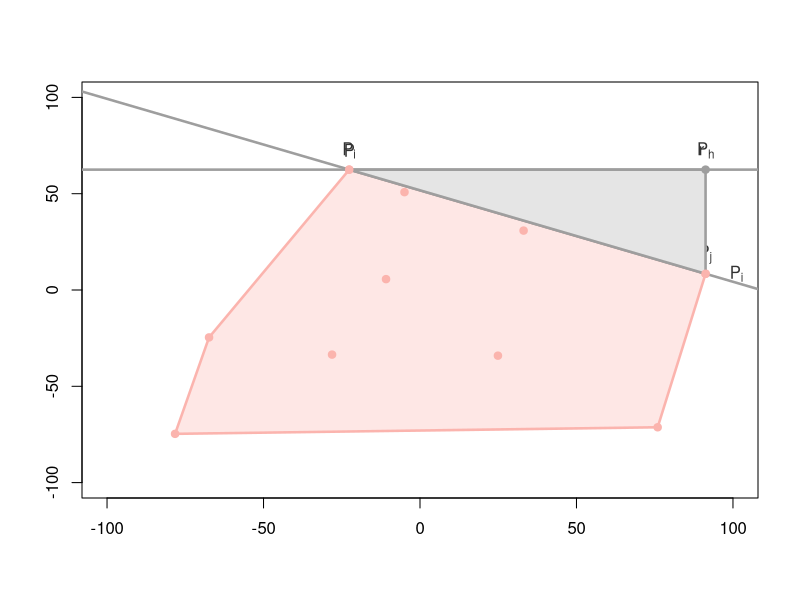

Reproduce this figure in R.
################################################################################
# Autores: Gonzalo Ortega - Sergio Hernandez                                   #
#                                                                              #
# Fecha: 22/03/22                                                              #
#                                                                              #
# Practica 7: Envolvente convexa                                               #
#                                                                              #
################################################################################

## FUNCIONES AUXILIARES ########################################################

# Genera una lista de numeros aleatorios
random_point_list <- function(number_of_points, min, max) {
  pl <- list()
  for (i in 1 : number_of_points) {
    x <- runif(1, min, max)
    y <- runif(1, min, max)
    pl[[i]] <- c(x, y)
  }
  return(pl)
}

# Dibuja una lista de puntos
paint_points <- function(point_list, col) {
  for (point in point_list){
    points(point[1], point[2], pch = 19, col = col)
  }
}

# Funciones de conversion
point_list_to_poligon_x <- function(point_list) {
  x <- c()
  i <- 1
  for (point in point_list) {
    x[i] <- point[1]
    i <- i + 1
  }
  return(x)
}
point_list_to_poligon_y <- function(point_list) {
  y <- c()
  i <- 1
  for (point in point_list) {
    y[i] <- point[2]
    i <- i + 1
  }
  return(y)
}

## FUNCIONES DEL ALGORITMO #####################################################

# Quicksort adaptado para ordenar listas de puntos segun su angulo.
angle_quick_sort <- function(l, first, last) {
  p <- get_higher_point(pl)
  i <- first
  j <- last
  pivot <- (get_angle(p, l[[i]]) + get_angle(p, l[[j]]))/2
  while (i < j) {
    while (get_angle(p, l[[i]]) < pivot) {
      i <- i + 1
    }
    while (get_angle(p, l[[j]]) > pivot) {
      j <- j - 1
    }
    if (i <= j) {
      aux <- l[[j]]
      l[[j]] <- l[[i]]
      l[[i]] <- aux
      i <- i + 1
      j <- j - 1
    }
  }
  if (first < j) {
    l <- angle_quick_sort(l, first, j)
  }
  if (last > i) {
    l <- angle_quick_sort(l, i, last)
  }
  return(l)
}

# Devuelve el angulo formado por la recta horizontal que contiene a p1 y la
# recta que une p1 y p2.
get_angle <- function(p1, p2) {
  # Si la coordenada x es diferente calculamos el angulo.
  if (p2[1] != p1[1]) {
    # Hipotenusa del triangulo.
    h <- sqrt((p2[1] - p1[1])^2 + (p2[2] - p1[2])^2)
    # Cateto opuesto al angulo.
    l <- sqrt((p2[2] - p1[2])^2)
    # Si el p2 esta a la derecha de p1 se devuelve el angulo directamente.
    if (p1[1] < p2[1]) {
      return(asin(l/h))
    }
    # En caso contrario se devuelve el complementario del angulo.
    else {
      return(pi - asin(l/h))
    }
  }
  # Si ambas coordenadas son iguales definimos el angulo como 0.
  else if (p1[1] == p2[1]) {
    return(0)
  }
  # Si la coordenada y es menor, entonces el angulo es pi/2.
  else {
    return(pi/2)
  }
}

# Devuelve el punto con coordenada y mas alta de una lista de puntos. O(n)
get_higher_point <- function(point_list) {
  p1 <- pl[[1]]
  for (p2 in point_list) {
    if (p2[2] > p1[2]) {
      p1 <- p2
    }
  }
  return(p1)
}

# Dados tres puntos, determina si forma un giro a la derecha al recorrerlos en
# orden. O(1)
rigth_turn <- function(p1, p2, p3) {
  # Se calcula la recta y = ax + b que pasa por p1 y p2.
  a <- (p2[2] - p1[2]) / (p2[1] - p1[1])
  b <- ( -a * p1[1] + p1[2])
  # Si recorremos la recta de izquierda a derecha comprobamos si p3 esta por
  # encima de la recta.
  if (p1[1] < p2[1]) {
    return(p3[2] < (a * p3[1] + b))
  }
  # Si se recorre de deerecha a izquierda se comprueba si p3 esta debajo.
  else  {
    return(p3[2] > (a * p3[1] + b))
  }
}

# Dada una lista de puntos ordenada por angulo, devuelve los vertices de la 
# envolvene convexa. O(n*log(n))
make_convex_hull <- function(pl) {
  pl <- angle_quick_sort(pl, 1, length(pl))
  i <- 1
  while (i + 2 <= length(pl)) {
    if (rigth_turn(pl[[i]], pl[[i + 1]], pl[[i + 2]])) {
      i <- i + 1
    }
    else {
      pl <- pl[-(i + 1)]
      i <- i - 1
    }
  }
  return(pl)
}

## PRUEBAS #####################################################################

col <- c("#FBB4AE", "#B3CDE3", "#CCEBC5", "#DECBE4", "#FED9A6")
col_t <- c("#FBB4AE50", "#B3CDE350", "#CCEBC550", "#DECBE450", "#FED9A650")
grey <- "323232"
dark_grey <- "#323232"
ligth_grey <- "#E5E5E5"


number_of_points <- 10
min <- -100
max <- 100

# Generamos una lista aleatoria de puntos
pl <- random_point_list(number_of_points, min, max)

# Pintamos el sistema de referencia y los puntos.
plot(c(min, max), c(min, max), type = "n", xlab = "", ylab = "")
paint_points(pl, col[1])

# Calculamos la envolvente convexa.
hull <- make_convex_hull(pl)

# Pintamos el poligono.
polygon(point_list_to_poligon_x(hull), point_list_to_poligon_y(hull),
        col = col_t[1], border = col[1], lwd = 2.5)

## GRAFICA GIRO ##############################################################

pl <- angle_quick_sort(pl, 1, length(pl))

a <- (pl[[2]][2] - pl[[1]][2]) / (pl[[2]][1] - pl[[1]][1])
b <- (-a * pl[[1]][1] + pl[[1]][2])

abline(b, a, col = grey, lwd = 2.5)

text(pl[[1]][1], pl[[1]][2] + 10, col = dark_grey, bquote(paste('P'['i'])))

text(pl[[2]][1], pl[[2]][2] + 10, col = dark_grey, bquote(paste('P'['j'])))

text(pl[[3]][1], pl[[3]][2] + 10, col = dark_grey, bquote(paste('P'['k'])))

## GRAFICA ANGULO ##############################################################

pl <- angle_quick_sort(pl, 1, length(pl))

t <- list()
t[[1]] <- pl[[1]]
t[[2]] <- pl[[2]]
t[[3]] <- c(pl[[2]][1], pl[[1]][2])
polygon(point_list_to_poligon_x(t), point_list_to_poligon_y(t),
        col = ligth_grey, border = grey, lwd = 2.5)

abline(t[[1]][2], 0, col = grey, lwd = 2.5)
text(90, pl[[1]][2] + 10, col = dark_grey, "r")

points(pl[[1]][1], pl[[1]][2], pch = 19, col = col[1])
text(pl[[1]][1], pl[[1]][2] + 10, col = dark_grey, "P")

points(pl[[2]][1], pl[[2]][2], pch = 19, col = col[1])
text(pl[[2]][1] + 10, pl[[2]][2], col = dark_grey, bquote(paste('P'['i'])))

points(pl[[2]][1], pl[[1]][2], pch = 19, col = grey)
text(pl[[2]][1], pl[[1]][2] + 10, col = dark_grey, bquote(paste('P'['h'])))
